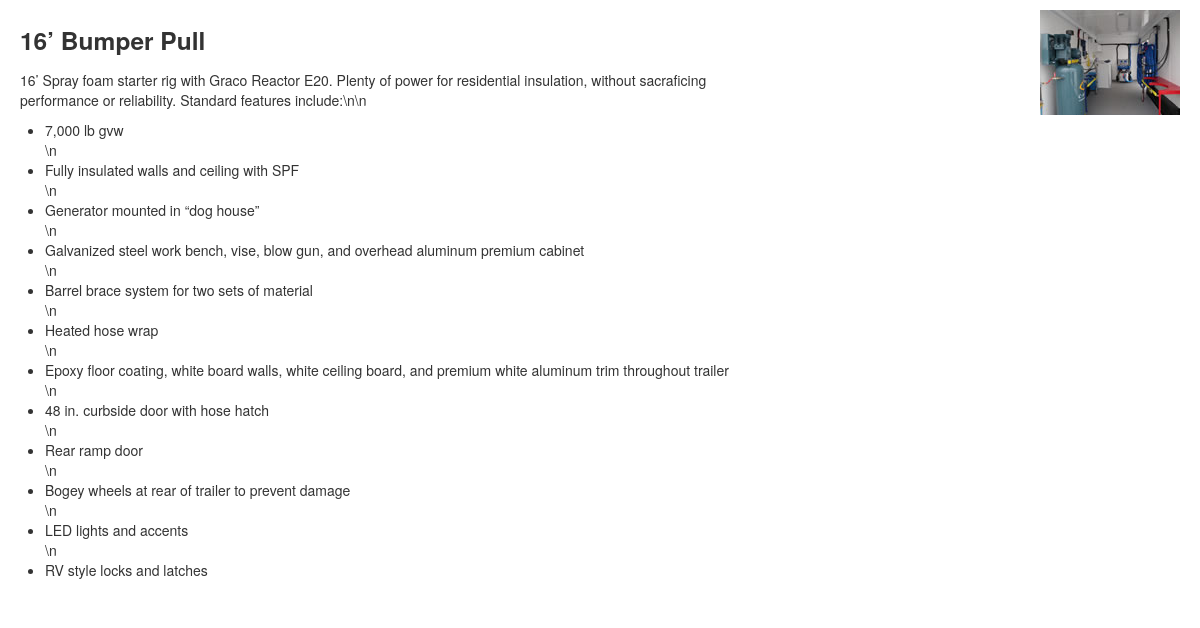
The page /home/info/2/16’ Bumper Pull  on the database its author committed.
### tables this page shows
CREATE TABLE `info` (
  `index` int(11) unsigned NOT NULL AUTO_INCREMENT,
  `id` varchar(10) DEFAULT NULL,
  `dealer_only` varchar(100) DEFAULT NULL,
  `description` text,
  `image` varchar(100) DEFAULT NULL,
  PRIMARY KEY (`index`)
);

### application/controllers/home.php (called while the page is built, shortened)
<?php if ( ! defined('BASEPATH')) exit('No direct script access allowed');
class Home extends CI_Controller {
	public function info($index,$title)
	{
		$this->load->model("info_model");
		$info_data = $this->info_model->get(array("index"=>$index));
		$info_data->title  = $title;
		$this->load->view("info_view", array('data'=>$info_data));
	}
}

### index.php (called while the page is built, shortened)
<?php
require_once BASEPATH.'core/CodeIgniter.php';

### application/models/info_model.php (called while the page is built, shortened)
<?php
class Info_Model extends CJS_Model
{
	public function Info_Model()
	{
		$this->table = "info";
	}
}
?>

### application/core/CJS_Model.php (called while the page is built, shortened)
<?php
class CJS_Model extends CI_Model
{
	var $table;
	var $pk;
	var $fields;
	function get( $options = array() ){
		foreach ($this->fields as $key => $value) {
			if(isset($options[$key]) && $key != "pages" && $key != "categories")
				$this->db->where($key, $options[$key]);
		}
		if(isset($options[$this->pk]))
				$this->db->where($this->pk, $options[$this->pk]);
		$query = $this->db->get($this->table);
		if(isset($options[$this->pk])) return $query->row(0);
		return $query->result();
	}
}
?>

### application/views/info_view.php (the view, shortened to what this page needs)
<!DOCTYPE html>
 <html class="no-js">
    <head>
        <link rel="stylesheet" href="<?php echo base_url(); ?>css/bootstrap.min.css">
        <link rel="stylesheet" href="<?php echo base_url(); ?>css/bootstrap-responsive.min.css">
        <link rel="stylesheet" href="<?php echo base_url(); ?>css/info.css">
    </head>
    <body>
        <div id="main-container" class="container-fluid no-selections">
            <div class="row-fluid">
                <div class="span8">
                    <h3><?php echo rawurldecode($data->title); ?></h3>
                    <p><?php echo rawurldecode($data->description); ?></p>
                </div>
                <div class="span4 right-col">
                    <img src="<?php echo base_url()."img/".rawurldecode($data->image); ?>" />
                </div>
            </div>
        </div>
    </body>
</html>

### css/info.css (style rules this page uses)
#main-container { padding:10px 20px; }
.right-col { text-align: right; }

### rows shown on the page
info: description "16’ Spray foam starter rig with Graco Reactor E20. Plenty of power for residential insulation, without sacraficing performance or reliability. Standard features include:\\n\\n 7,000 lb gvw \\n Fully insulated walls and ceiling with SPF \\n Generator mounted in “dog house” \\n Galvanized steel work bench, vise, blow gun, and overhead aluminum premium cabinet \\n Barrel brace system for two sets of material \\n Heated hose wrap \\n Epoxy floor coating, white board walls, white ceiling board, and premium white aluminum trim throughout trailer \\n 48 in. curbside door with hose hatch \\n Rear ramp door \\n Bogey wheels at rear of trailer to prevent damage \\n LED lights and accents \\n RV style locks and…", image (picture)

### other values the page prints
rawurldecode($data->title) "16’ Bumper Pull"
